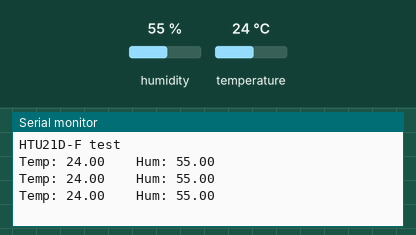
Recording of a sketch running on a simulated ESP32. Shown: the last lines printed to the serial monitor. The inputs (shaded band) are chosen by the test bench; at power-on: humidity 55 %, temperature 24 °C.

Above: at 1.3 s.
1.4 s: humidity set to 22 %
At 2.1 s:
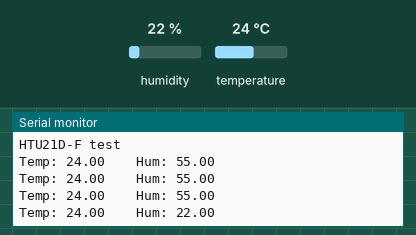
2.9 s: temperature set to 12 °C
At 3.7 s:
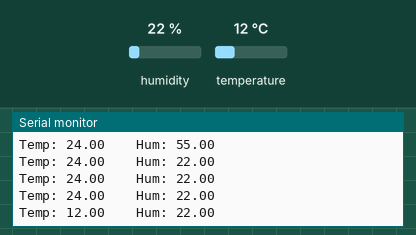
4.4 s: humidity set to 40 %
At 4.4 s:
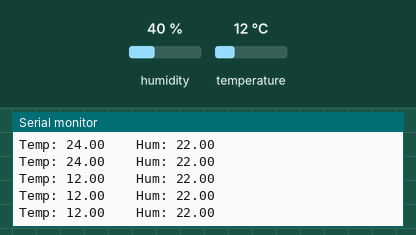
Timing chart, 0 to 7.4 s (numbered marks = the images above; inputs shaded):
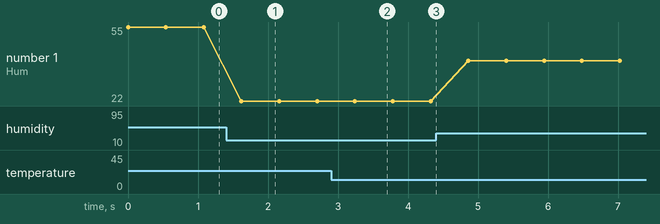

Measured:
- after the input at 1.4 s, the serial monitor: prints a new line after 0.22 s (image 1)
- after the input at 2.9 s, the serial monitor: prints a new line after 0.34 s (image 2)
- plotted number 1: 55 → 22 after the input at 1.4 s, 22 → 40 after the input at 4.4 s

The sketch:

HTU21DFtest.ino
```cpp
/***************************************************
  This is an example for the HTU21D-F Humidity & Temp Sensor

  Designed specifically to work with the HTU21D-F sensor from Adafruit
  ----> https://www.adafruit.com/products/1899

  These displays use I2C to communicate, 2 pins are required to
  interface
 ****************************************************/

#include <Wire.h>
#include "Adafruit_HTU21DF.h"

// Connect Vin to 3-5VDC
// Connect GND to ground
// Connect SCL to I2C clock pin (A5 on UNO)
// Connect SDA to I2C data pin (A4 on UNO)

Adafruit_HTU21DF htu = Adafruit_HTU21DF();

void setup() {
  Serial.begin(9600);
  Serial.println("HTU21D-F test");

  Wire.begin(4,5);
  if (!htu.begin()) {
    Serial.println("Couldn't find sensor!");
    while (1);
  }
}


void loop() {
  Serial.print("Temp: "); Serial.print(htu.readTemperature());
  Serial.print("\t\tHum: "); Serial.println(htu.readHumidity());
  delay(500);
}
```
